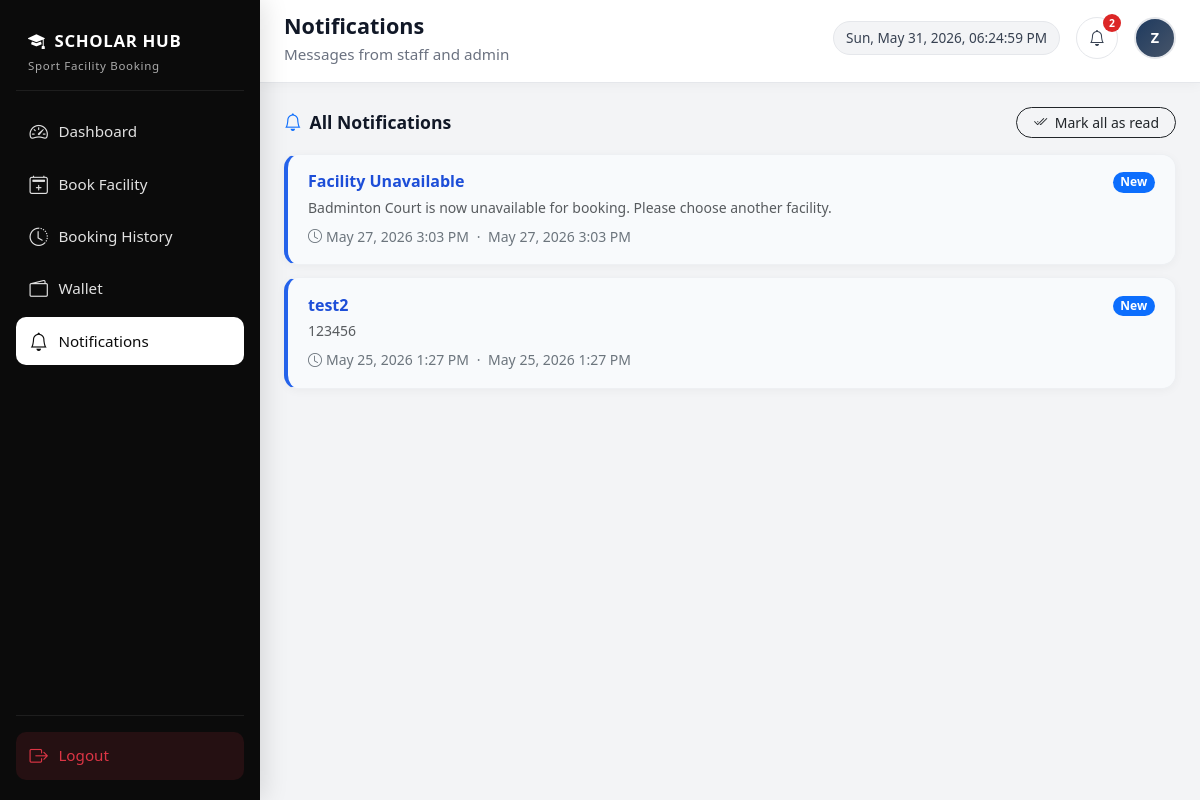
/student_notifications.php (signed in), run on an earlier commit of the app's database.
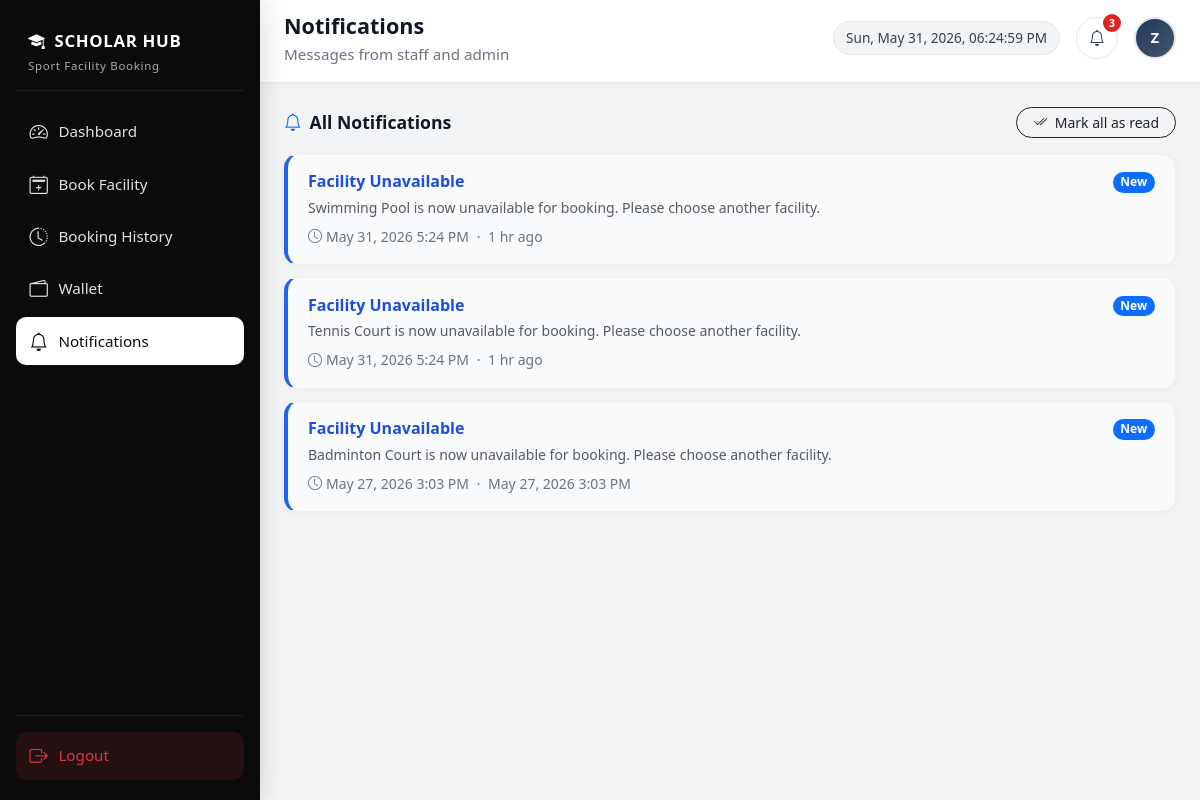
And on a later commit of the database.
### tables this page shows
CREATE TABLE `notifications` (
  `id` int(11) NOT NULL,
  `user_id` int(11) NOT NULL,
  `title` varchar(255) NOT NULL,
  `message` text NOT NULL,
  `is_read` tinyint(1) NOT NULL DEFAULT 0,
  `created_at` timestamp NOT NULL DEFAULT current_timestamp()
);

### includes/notification_helpers.php (called while the page is built, shortened)
<?php
function notifications_ensure_table(mysqli $conn): void
{
    $sql = "CREATE TABLE IF NOT EXISTS notifications (
        id INT AUTO_INCREMENT PRIMARY KEY,
        user_id INT NOT NULL,
        title VARCHAR(255) NOT NULL,
        message TEXT NOT NULL,
        is_read TINYINT(1) NOT NULL DEFAULT 0,
        created_at TIMESTAMP NOT NULL DEFAULT CURRENT_TIMESTAMP,
        INDEX idx_user_created (user_id, created_at),
        FOREIGN KEY (user_id) REFERENCES users(id) ON DELETE CASCADE
    ) ENGINE=InnoDB DEFAULT CHARSET=utf8mb4 COLLATE=utf8mb4_general_ci";
}
function notifications_fetch_for_user(mysqli $conn, int $user_id, int $limit = 30): array
{
    $items = [];
    $stmt = mysqli_prepare(
        $conn,
        "SELECT id, title, message, is_read, created_at
         FROM notifications
         WHERE user_id = ?
         ORDER BY created_at DESC
         LIMIT ?"
    );
    mysqli_stmt_bind_param($stmt, 'ii', $user_id, $limit);
    mysqli_stmt_execute($stmt);
    $res = mysqli_stmt_get_result($stmt);
    while ($row = mysqli_fetch_assoc($res)) {
        $items[] = $row;
    }
    return $items;
}
function notifications_unread_count(mysqli $conn, int $user_id): int
{
    $stmt = mysqli_prepare(
        $conn,
        "SELECT COUNT(*) AS c FROM notifications WHERE user_id = ? AND is_read = 0"
    );
    mysqli_stmt_bind_param($stmt, 'i', $user_id);
    mysqli_stmt_execute($stmt);
    $res = mysqli_stmt_get_result($stmt);
    $row = mysqli_fetch_assoc($res);
    return (int) ($row['c'] ?? 0);
}
function notifications_format_datetime(string $datetime): string
{
    $ts = strtotime($datetime);
    return date('M j, Y g:i A', $ts);
}
function notifications_format_time(string $datetime): string
{
    $ts = strtotime($datetime);
    $diff = time() - $ts;
    if ($diff < 86400) {
        return (int) floor($diff / 3600) . ' hr ago';
    }
    return date('M j, Y g:i A', $ts);
}

### student_notifications.php (the view, shortened to what the changed rows need)
<?php
require_once __DIR__ . '/db.php';
require_once __DIR__ . '/includes/notification_helpers.php';
$user_id = (int) $_SESSION['user_id'];
$notifications = notifications_fetch_for_user($conn, $user_id, 200);
?>
<!DOCTYPE html>
<html lang="en">
<head>
    <link href="https://cdn.jsdelivr.net/npm/bootstrap@5.3.3/dist/css/bootstrap.min.css" rel="stylesheet">
    <link href="https://cdn.jsdelivr.net/npm/bootstrap-icons@1.11.3/font/bootstrap-icons.css" rel="stylesheet">
</head>
<body>
<div class="main-wrap" id="mainWrap">
    <header class="top-header">
        <div class="d-flex align-items-center justify-content-between flex-wrap gap-2">
            <div class="d-flex align-items-center gap-3 flex-wrap">
                <?php include __DIR__ . '/includes/student_notification_bell.php'; ?>
            </div>
        </div>
    </header>
    <main class="content-area">
        <div class="d-flex flex-wrap justify-content-between align-items-center gap-2 mb-3">
            <h2 class="section-title mb-0"><i class="bi bi-bell text-primary"></i> All Notifications</h2>
        </div>
        <?php if (empty($notifications)): ?>
            <div class="table-wrap p-5 text-center text-muted">
                <i class="bi bi-bell-slash fs-1 d-block mb-2 opacity-50"></i>
                You have no notifications yet.
            </div>
        <?php else: ?>
            <?php foreach ($notifications as $n): ?>
                <article
                    class="notif-page-card<?php echo (int) $n['is_read'] === 0 ? ' unread' : ''; ?>"
                    data-id="<?php echo (int) $n['id']; ?>"
                >
                    <div class="d-flex justify-content-between align-items-start gap-2 mb-1">
                        <h3 class="notif-page-title h6 mb-0"><?php echo htmlspecialchars($n['title'], ENT_QUOTES, 'UTF-8'); ?></h3>
                        <?php if ((int) $n['is_read'] === 0): ?>
                            <span class="badge text-bg-primary rounded-pill">New</span>
                        <?php endif; ?>
                    </div>
                    <p class="text-muted mb-2 small" style="white-space: pre-wrap;"><?php echo htmlspecialchars($n['message'], ENT_QUOTES, 'UTF-8'); ?></p>
                    <div class="small text-secondary">
                        <i class="bi bi-clock me-1"></i><?php echo htmlspecialchars(notifications_format_datetime($n['created_at']), ENT_QUOTES, 'UTF-8'); ?>
                        <span class="mx-1">·</span>
                        <?php echo htmlspecialchars(notifications_format_time($n['created_at']), ENT_QUOTES, 'UTF-8'); ?>
                    </div>
                </article>
            <?php endforeach; ?>
        <?php endif; ?>
    </main>
</div>
</body>
</html>

### includes/student_notification_bell.php (shortened to what the changed rows need)
<?php
require_once __DIR__ . '/notification_helpers.php';
$notif_user_id = (int) $_SESSION['user_id'];
$student_notif_unread = notifications_unread_count($conn, $notif_user_id);
?>
<div class="notif-bell-wrap dropdown">
    <button
        type="button"
        class="btn-notif-bell"
        id="btnNotifBell"
        data-bs-toggle="dropdown"
        data-bs-auto-close="outside"
        aria-expanded="false"
        aria-label="Notifications"
    >
        <i class="bi bi-bell"></i>
        <?php if ($student_notif_unread > 0): ?>
            <span class="notif-badge" id="notifBadge"><?php echo $student_notif_unread > 99 ? '99+' : (int) $student_notif_unread; ?></span>
        <?php else: ?>
            <span class="notif-badge d-none" id="notifBadge"></span>
        <?php endif; ?>
    </button>
</div>

What changed in the data, as far as the page shows it:
removed notifications: title "test2", is_read "New", message "123456", created_at "May 25, 2026 1:27 PM"
added notifications: title "Facility Unavailable", is_read "New", message "Swimming Pool is now unavailable for booking. Please choose another facility.", created_at "May 31, 2026 5:24 PM", created_at "1 hr ago"
added notifications: title "Facility Unavailable", is_read "New", message "Tennis Court is now unavailable for booking. Please choose another facility.", created_at "May 31, 2026 5:24 PM", created_at "1 hr ago"
Also different on the page:
$student_notif_unread: "2" → "3"
